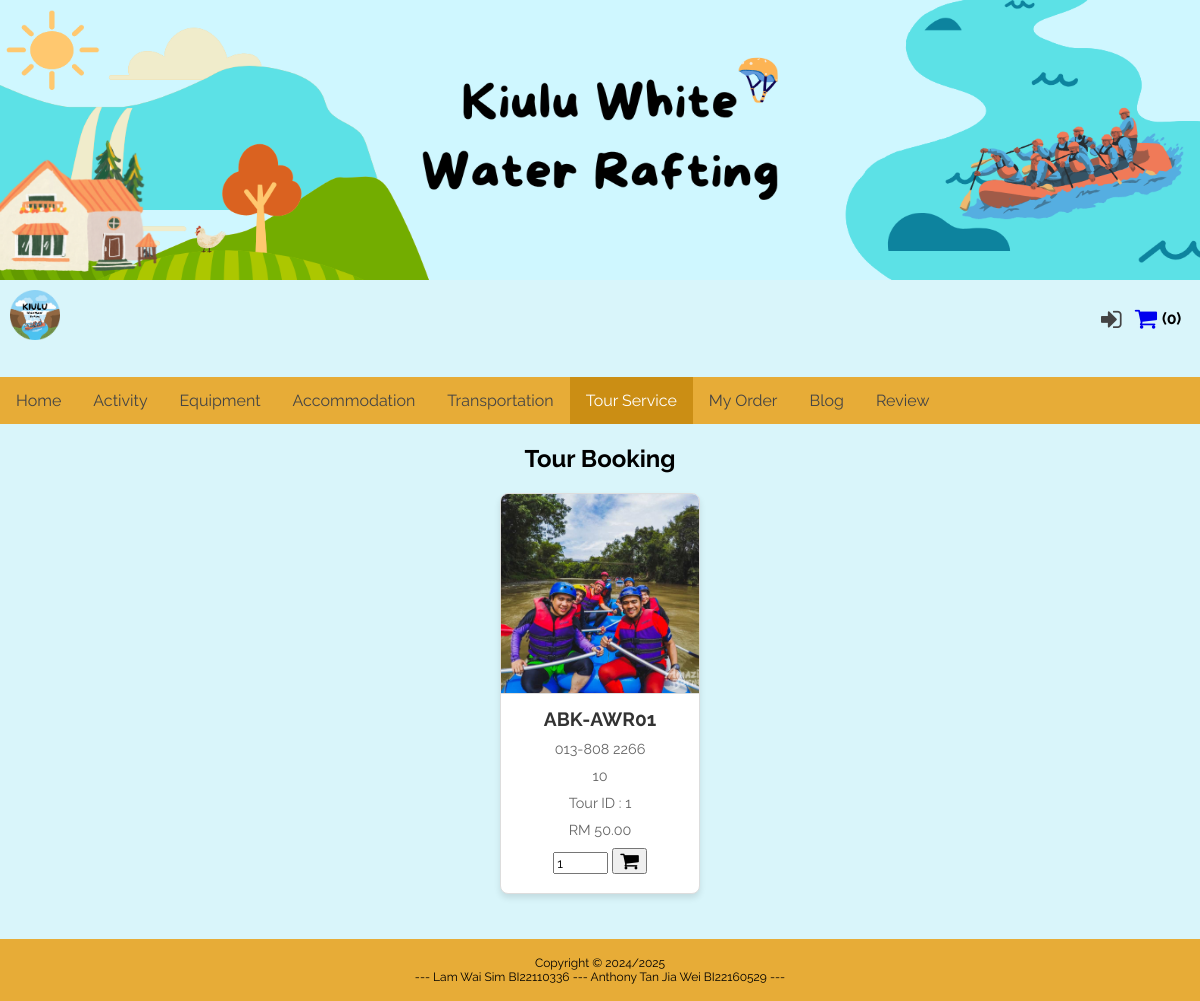
Page /tourism_management_system/tour.php on the committed database.
### tables this page shows
CREATE TABLE `tour` (
  `tourID` int(11) NOT NULL,
  `tourName` varchar(100) NOT NULL,
  `tourContact` varchar(100) NOT NULL,
  `tourRating` int(11) NOT NULL,
  `tourPrice` decimal(8,2) NOT NULL,
  `tourImg` varchar(100) NOT NULL
);

### tourism_management_system/tour.php (the view, shortened to what this page needs)
<?php
include("config/config.php");
$sql_tour = "SELECT * FROM tour";
$result = mysqli_query($conn, $sql_tour);
$rowcount = mysqli_num_rows($result);
?>
<!DOCTYPE html>
<html lang="en">
<head>
    <link rel="stylesheet" href="css/newstyle.css">
    <link rel="stylesheet" href="https://cdnjs.cloudflare.com/ajax/libs/font-awesome/4.7.0/css/font-awesome.min.css">
</head>
<body>
<?php include("includes/userNav.php"); ?>
<div class="container">
    <?php
    include("includes/topNav.php");
    ?>
    <main>
        <h2 style="text-align: center;">Tour Booking</h2>
        <div class="tour-container">
            <?php
            if ($rowcount > 0) {
                $allTours = [];
                while ($row = mysqli_fetch_assoc($result)) {
                    $allTours[] = $row;
                }
                foreach ($allTours as $index => $row) {
                    echo '<div class="tour-card">';
                    echo '<img src="' . htmlspecialchars($row["tourImg"]) . '" alt="' . htmlspecialchars($row["tourName"]) . '">';
                    echo '<h3>' . htmlspecialchars($row["tourName"]) . '</h3>';
                    echo '<p>' . htmlspecialchars($row["tourContact"]) . '</p>';
                    echo '<p>' . htmlspecialchars($row["tourRating"]) . '</p>';
                    echo '<p> Tour ID : ' . htmlspecialchars($row["tourID"]) . '</p>';
                    echo '<p> RM ' . number_format($row["tourPrice"], 2) . '</p>';
                    echo '<form method="post" action="cart_action.php?action=add&id=' . htmlspecialchars($row['tourID']) . '&category=tour">
                    <input type="number" id="quantity" name="quantity" value="1" min="1" max="999"/>
                    <button type="submit"><i class="fa fa-shopping-cart" style="font-size:20px"></i></button>
                    </form>';
                    echo '<br></div>';
                }
            } else {
                echo "No tour found.";
            }
            ?>
        </div>
    </main>
</div>
<footer class="footer">
    <p>Copyright &copy; 2024/2025<br>--- Lam Wai Sim BI22110336 --- Anthony Tan Jia Wei BI22160529 ---</p>
</footer>
</body>
</html>

### tourism_management_system/css/newstyle.css (style rules this page uses)
* { box-sizing: border-box; }
html, body { height: 100%; margin: 0; display: flex; flex-direction: column; font-family: "Raleway", sans-serif; background-color: #d9f5fa; }
.container { flex: 1; display: flex; flex-direction: column; margin-top: 20px; margin-bottom: 20px; }
.footer { background-color: #e7ac37; color: black; text-align: center; font-size: 12px; padding: 5px; margin-top: 5px; }
input, textarea, select, select option, button { font-family: "Raleway", sans-serif; }

### tourism_management_system/tour.php (style rules this page uses)
.tour-container { display: flex; flex-wrap: wrap; gap: 20px; justify-content: center; margin: 20px; }
.tour-card { width: 200px; border: 1px solid #ddd; border-radius: 8px; overflow: hidden; box-shadow: 0 4px 6px rgba(0, 0, 0, 0.1); text-align: center; background-color: #fff; transition: transform 0.3s, box-shadow 0.3s; }
.tour-card img { width: 100%; height: 200px; object-fit: cover; border-bottom: 1px solid #ddd; }
.tour-card h3 { font-size: 1.2em; margin: 10px 0; color: #333; }
.tour-card p { font-size: 0.9em; color: #666; margin: 0 10px 10px; }

### rows in the picture
tour: tourImg (picture), tourName "ABK-AWR01", tourContact "013-808 2266", tourRating "10", tourID "1", tourPrice "50.00"
